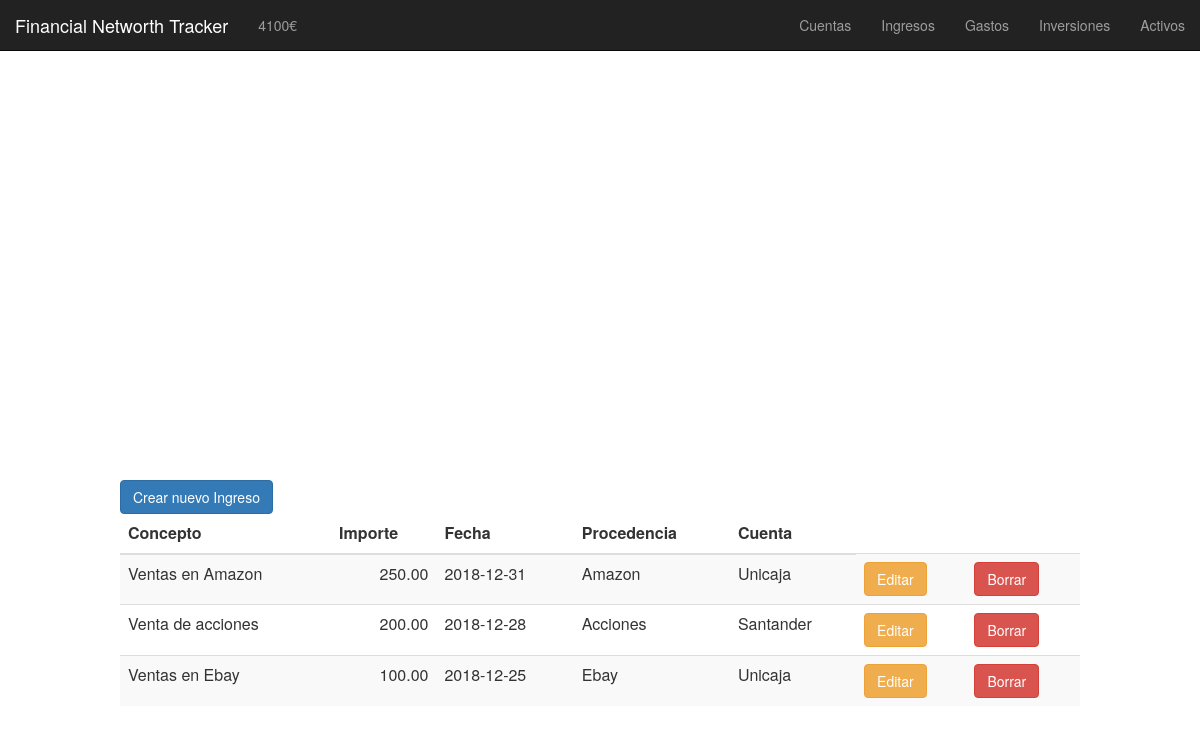
Page /ingresos.php on the earlier database version.
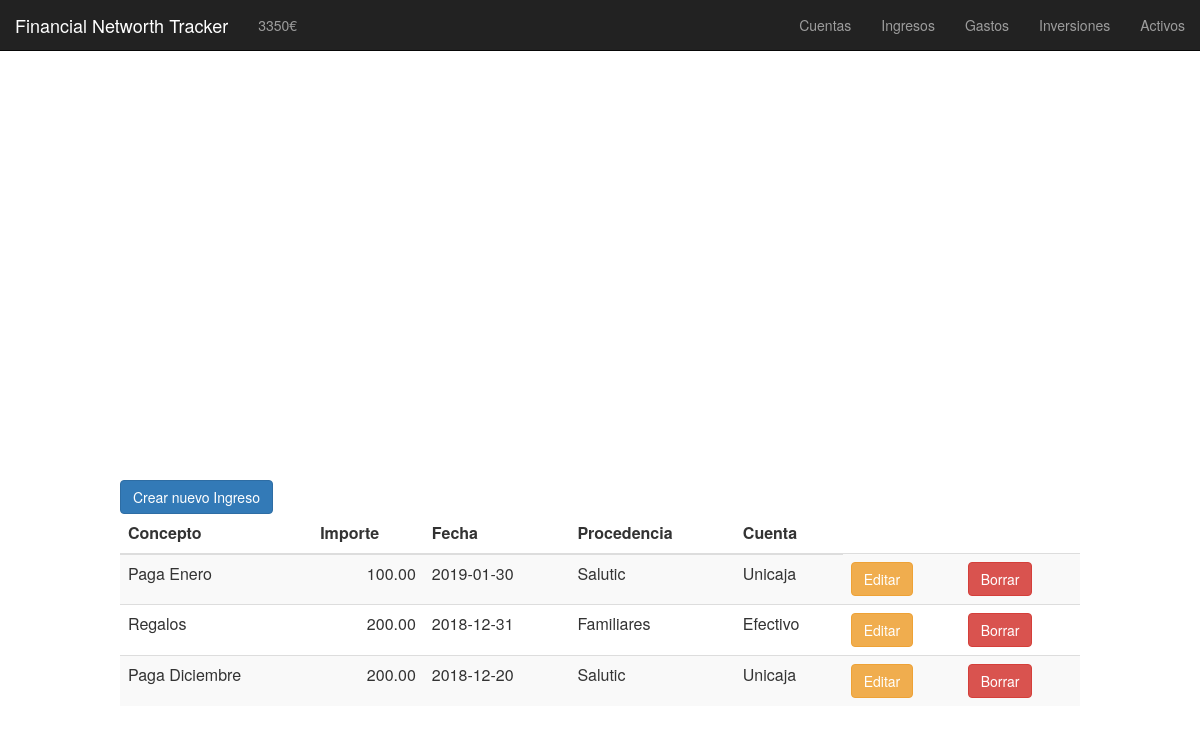
Same page on the later database version.
### tables this page shows
CREATE TABLE ingresos (
	id INT PRIMARY KEY AUTO_INCREMENT,
	importe DECIMAL(8,2),  
    concepto VARCHAR(50),  
    fecha DATE,  
    procedencia VARCHAR(50),  
    cuenta VARCHAR(50)  
);

### functions/ingresos/mostrar_ingresos_edit.php (the view, shortened to what this page needs)
<td>
    <button type="button" class="btn btn-warning" data-toggle="modal" data-target="#modal_editar_<?php echo $row['id'] ;?>">
    Editar
    </button>
</td>
<td>
    <button type="button" class="btn btn-danger" data-toggle="modal" data-target="#modal_borrar_<?php echo $row['id'] ;?>">
    Borrar
    </button>
</td>

### navbars.php (shortened to what this page needs)
<html>
<link rel="stylesheet" href="https://maxcdn.bootstrapcdn.com/bootstrap/3.3.7/css/bootstrap.min.css">
<nav class="navbar navbar-fixed-top navbar-inverse">
<div class="container-fluid">
    <div class="navbar-header">
        <a class="navbar-brand" href="index.php">Financial Networth Tracker</a>
    </div>
    <ul class="nav navbar-nav navbar-middle" style="text-align: center;">
        <li><a href="patrimonio.php"><?php include "functions/patrimonio/mostrar_patrimonio.php" ?></a></li>
    </ul>
    <ul class="nav navbar-nav navbar-right">
        <li><a href="cuentas.php">Cuentas</a></li>
        <li><a href="ingresos.php">Ingresos</a></li>
        <li><a href="gastos.php">Gastos</a></li>
        <li><a href="inversiones.php">Inversiones</a></li>
        <li><a href="activos.php">Activos</a></li>
    </ul>
</div>
</nav>
</html>

### functions/patrimonio/mostrar_patrimonio.php (shortened to what this page needs)
<?php
$patrimonio = 0;
$res = mysql_query("SELECT * FROM cuentas")
or die(mysql_error());
while($row = mysql_fetch_array( $res )) {
    $patrimonio = $patrimonio + $row['saldo'];
}
echo $patrimonio."€";
?>

### ingresos.php (shortened to what this page needs)
<?php
include "navbars.php";
?>
<link href="css/ingresos.css" rel="stylesheet" type="text/css"/>
<div class="mostrar_ingresos_grafico"><p>
  <?php include "graphics/g_ingresos_totales_procedencia.php"; ?>
</p></div>
<?php include "modals/crear_ingreso.php"; ?>
<div class="mostrar_cuentas"><p>
  <?php $editar=1; include "functions/ingresos/mostrar_ingresos.php"; ?>
</p></div>

### graphics/g_ingresos_totales_procedencia.php (shortened to what this page needs)
<!DOCTYPE HTML>
<html>
<head>
</head>
<body>
<div id="chartContainer" style="height: 370px; width: 100%;"></div>
</body>
</html>

### modals/crear_ingreso.php (shortened to what this page needs)
<button type="button" class="btn btn-primary separar" data-toggle="modal" data-target="#modal_anadir">
  Crear nuevo Ingreso
</button>

### functions/ingresos/mostrar_ingresos.php (shortened to what this page needs)
<table class="table table-striped">
    <thead>
    <tr>
        <th>Concepto</th>
        <th>Importe</th>
        <th>Fecha</th>
        <th>Procedencia</th>
        <th>Cuenta</th>
    </tr>
    </thead>
<?php
$res = mysql_query("SELECT * FROM ingresos ORDER BY fecha DESC")
or die(mysql_error());
while($row = mysql_fetch_array( $res )) {?>
    <tr>
        <td><?php echo $row['concepto'];?></td>
        <td style="text-align:right;"><?php echo $row['importe'];?></td>
        <td><?php echo $row['fecha'];?></td>
        <td><?php echo $row['procedencia'];?></td>
        <td><?php echo $row['cuenta'];?></td>
        <?php
            if ($editar == 1) {
                require "mostrar_ingresos_edit.php";
            }
        ?>
    </tr>
<?php } ?>
</table>

### css/ingresos.css (style rules this page uses)
body { margin-top: 100px; margin-left: 10%; margin-right: 10%; }

Differences in the rows shown:
changed ingresos: concepto "Ventas en Amazon" → "Paga Enero"; importe "250.00" → "100.00"; fecha "2018-12-31" → "2019-01-30"; procedencia "Amazon" → "Salutic"
changed ingresos: concepto "Venta de acciones" → "Regalos"; fecha "2018-12-28" → "2018-12-31"; procedencia "Acciones" → "Familiares"; cuenta "Santander" → "Efectivo"
changed ingresos: concepto "Ventas en Ebay" → "Paga Diciembre"; importe "100.00" → "200.00"; fecha "2018-12-25" → "2018-12-20"; procedencia "Ebay" → "Salutic"
Other differences:
$patrimonio: "4100" → "3350"
